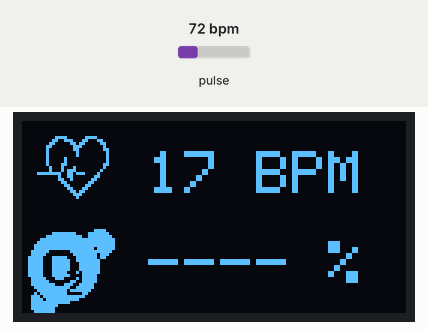
This sketch was run on a simulated ESP32. On the bench: 128×64 one-colour display. The inputs (shaded band) are chosen by the test bench; at power-on: pulse 72 bpm. WiFi joins after 1.5 s; servers stay silent unless stated; the display library's start-up logo is not drawn; uploads are accepted with an empty reply; no MQTT or app messages arrive unless stated; what the sketch prints to the serial monitor is not drawn.

Above: at 5.8 s.
5.9 s: pulse set to 130 bpm
At 6.68 s:
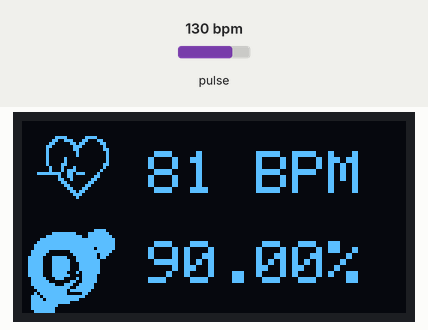
7.9 s: pulse set to 42 bpm
At 10.5 s:
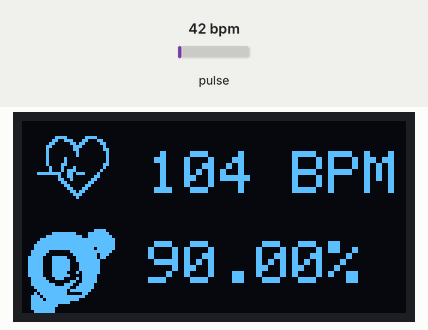
10.8 s: pulse set to 70 bpm
At 12.6 s:
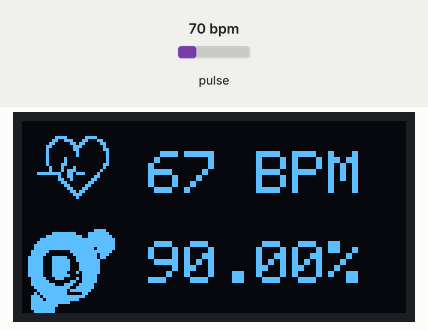
Timing chart, 0 to 14.1 s (numbered marks = the images above; inputs shaded):
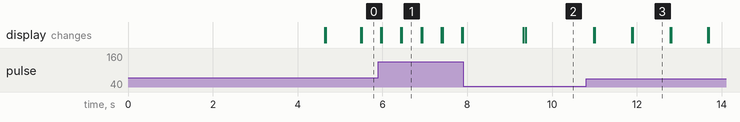

The sketch:

oleddis-max30102-aws.ino
```cpp
//https://youtu.be/ghTtpUTSc4o
//安裝程式庫及版本:1.Adafruit SSD1306(2.4.6版)、2.Adafruit GFX(1.10.12版)、3.MAX30105(不限)、4.ESP32Servo(不限版本)
//connect to aws
#include "SecretsCFIOT.h"
#include <WiFiClientSecure.h>
#include <PubSubClient.h>
#include "WiFi.h"
#include <ArduinoJson.h>

//http communication protocol
#include <HTTPClient.h>
#include <Adafruit_GFX.h>    //OLED libraries
#include <Adafruit_SSD1306.h> //OLED libraries
#include "MAX30105.h"           //MAX3010x library
#include "heartRate.h"          //Heart rate calculating algorithm
MAX30105 particleSensor;

// access to http server @aws_ec2_seni
const char* serverAddress = "http://34.205.206.137/esp32max30102/insert_data.php";

//connect to aws
WiFiClientSecure net = WiFiClientSecure();
PubSubClient client(net);
#define AWS_IOT_PUBLISH_TOPIC   "esp32/pub"
#define AWS_IOT_SUBSCRIBE_TOPIC "esp32/sub"

//計算心跳用變數
const byte RATE_SIZE = 4; //多少平均數量
byte rates[RATE_SIZE]; //心跳陣列
byte rateSpot = 0;
long lastBeat = 0; //Time at which the last beat occurred
float beatsPerMinute;
int beatAvg;

//計算血氧用變數
double avered = 0;
double aveir = 0;
double sumirrms = 0;
double sumredrms = 0;

double SpO2 = 0;
double ESpO2 = 90.0;//初始值
double FSpO2 = 0.7; //filter factor for estimated SpO2
double frate = 0.95; //low pass filter for IR/red LED value to eliminate AC component
int i = 0;
int Num = 30;//取樣30次才計算1次
#define FINGER_ON 7000    //紅外線最小量（判斷手指有沒有上）
#define MINIMUM_SPO2 90.0 //血氧最小量

//OLED設定
#define SCREEN_WIDTH 128 //OLED寬度
#define SCREEN_HEIGHT 64 //OLED高度
#define OLED_RESET    -1 //Reset pin
Adafruit_SSD1306 display(SCREEN_WIDTH, SCREEN_HEIGHT, &Wire, OLED_RESET); //Declaring the display name (display)

//心跳小圖
static const unsigned char PROGMEM logo2_bmp[] =
{ 0x03, 0xC0, 0xF0, 0x06, 0x71, 0x8C, 0x0C, 0x1B, 0x06, 0x18, 0x0E, 0x02, 0x10, 0x0C, 0x03, 0x10,
  0x04, 0x01, 0x10, 0x04, 0x01, 0x10, 0x40, 0x01, 0x10, 0x40, 0x01, 0x10, 0xC0, 0x03, 0x08, 0x88,
  0x02, 0x08, 0xB8, 0x04, 0xFF, 0x37, 0x08, 0x01, 0x30, 0x18, 0x01, 0x90, 0x30, 0x00, 0xC0, 0x60,
  0x00, 0x60, 0xC0, 0x00, 0x31, 0x80, 0x00, 0x1B, 0x00, 0x00, 0x0E, 0x00, 0x00, 0x04, 0x00,
};
//心跳大圖
static const unsigned char PROGMEM logo3_bmp[] =
{ 0x01, 0xF0, 0x0F, 0x80, 0x06, 0x1C, 0x38, 0x60, 0x18, 0x06, 0x60, 0x18, 0x10, 0x01, 0x80, 0x08,
  0x20, 0x01, 0x80, 0x04, 0x40, 0x00, 0x00, 0x02, 0x40, 0x00, 0x00, 0x02, 0xC0, 0x00, 0x08, 0x03,
  0x80, 0x00, 0x08, 0x01, 0x80, 0x00, 0x18, 0x01, 0x80, 0x00, 0x1C, 0x01, 0x80, 0x00, 0x14, 0x00,
  0x80, 0x00, 0x14, 0x00, 0x80, 0x00, 0x14, 0x00, 0x40, 0x10, 0x12, 0x00, 0x40, 0x10, 0x12, 0x00,
  0x7E, 0x1F, 0x23, 0xFE, 0x03, 0x31, 0xA0, 0x04, 0x01, 0xA0, 0xA0, 0x0C, 0x00, 0xA0, 0xA0, 0x08,
  0x00, 0x60, 0xE0, 0x10, 0x00, 0x20, 0x60, 0x20, 0x06, 0x00, 0x40, 0x60, 0x03, 0x00, 0x40, 0xC0,
  0x01, 0x80, 0x01, 0x80, 0x00, 0xC0, 0x03, 0x00, 0x00, 0x60, 0x06, 0x00, 0x00, 0x30, 0x0C, 0x00,
  0x00, 0x08, 0x10, 0x00, 0x00, 0x06, 0x60, 0x00, 0x00, 0x03, 0xC0, 0x00, 0x00, 0x01, 0x80, 0x00
};
//氧氣圖示
static const unsigned char PROGMEM O2_bmp[] = {
  0x00, 0x00, 0x00, 0x00, 0x00, 0x00, 0x00, 0xf0, 0x00, 0x3f, 0xc3, 0xf8, 0x00, 0xff, 0xf3, 0xfc,
  0x03, 0xff, 0xff, 0xfe, 0x07, 0xff, 0xff, 0xfe, 0x0f, 0xff, 0xff, 0xfe, 0x0f, 0xff, 0xff, 0x7e,
  0x1f, 0x80, 0xff, 0xfc, 0x1f, 0x00, 0x7f, 0xb8, 0x3e, 0x3e, 0x3f, 0xb0, 0x3e, 0x3f, 0x3f, 0xc0,
  0x3e, 0x3f, 0x1f, 0xc0, 0x3e, 0x3f, 0x1f, 0xc0, 0x3e, 0x3f, 0x1f, 0xc0, 0x3e, 0x3e, 0x2f, 0xc0,
  0x3e, 0x3f, 0x0f, 0x80, 0x1f, 0x1c, 0x2f, 0x80, 0x1f, 0x80, 0xcf, 0x80, 0x1f, 0xe3, 0x9f, 0x00,
  0x0f, 0xff, 0x3f, 0x00, 0x07, 0xfe, 0xfe, 0x00, 0x0b, 0xfe, 0x0c, 0x00, 0x1d, 0xff, 0xf8, 0x00,
  0x1e, 0xff, 0xe0, 0x00, 0x1f, 0xff, 0x00, 0x00, 0x1f, 0xf0, 0x00, 0x00, 0x1f, 0xe0, 0x00, 0x00,
  0x0f, 0xe0, 0x00, 0x00, 0x07, 0x80, 0x00, 0x00, 0x00, 0x00, 0x00, 0x00, 0x00, 0x00, 0x00, 0x00
};

//connect to aws
void connectAWS()
{
  WiFi.mode(WIFI_STA);
  WiFi.begin(WIFI_SSID, WIFI_PASSWORD);

  Serial.println("Connecting to Wi-Fi");

  while (WiFi.status() != WL_CONNECTED)
  {
    delay(500);
    Serial.print(".");
  }

  // Configure WiFiClientSecure to use the AWS IoT device credentials
  net.setCACert(AWS_CERT_CA);
  net.setCertificate(AWS_CERT_CRT);
  net.setPrivateKey(AWS_CERT_PRIVATE);

  // Connect to the MQTT broker on the AWS endpoint we defined earlier
  client.setServer(AWS_IOT_ENDPOINT, 8883);

  // Create a message handler
  client.setCallback(messageHandler);

  Serial.println("Connecting to AWS IOT");

  while (!client.connect(THINGNAME))
  {
    Serial.print(".");
    delay(100);
  }

  if (!client.connected())
  {
    Serial.println("AWS IoT Timeout!");
    return;
  }

  // Subscribe to a topic
  client.subscribe(AWS_IOT_SUBSCRIBE_TOPIC);

  Serial.println("AWS IoT Connected!");
}

int dataState = LOW;  // ledState used to set the LED

// Generally, you should use "unsigned long" for variables that hold time
// The value will quickly become too large for an int to store
unsigned long previousMillis = 0;  // will store last time LED was updated

// constants won't change:
const long interval = 200;  // interval at which to blink (milliseconds)

// void publishMessage()
// {
//   Serial.print("On this part");
//   StaticJsonDocument<200> doc;
//   unsigned long myTime = millis();
//   doc["beat"] = beatAvg;
//   doc["o2"] = ESpO2;
//   doc["t"] = myTime;
//   char jsonBuffer[512];
//   serializeJson(doc, jsonBuffer); // print to client


//   delay(1000);
//   client.publish(AWS_IOT_PUBLISH_TOPIC, jsonBuffer);
// }

void messageHandler(char* topic, byte* payload, unsigned int length)
{
  Serial.print("incoming: ");
  Serial.println(topic);

  StaticJsonDocument<200> doc;
  deserializeJson(doc, payload);
  const char* message = doc["message"];
  Serial.println(message);
}

int Tonepin = 4; //蜂鳴器腳位

void setup() {
  Serial.begin(115200);
  // connectAWS();
  Serial.println("System Start");
  display.begin(SSD1306_SWITCHCAPVCC, 0x3C); //Start the OLED display
  display.display();
  delay(3000);
  //檢查
  if (!particleSensor.begin(Wire, I2C_SPEED_FAST)) //Use default I2C port, 400kHz speed
  {
    Serial.println("找不到MAX30102");
    while (1);
  }
  //以下選項可自行調整
  byte ledBrightness = 0x7F; //亮度建議=127, Options: 0=Off to 255=50mA
  byte sampleAverage = 4; //Options: 1, 2, 4, 8, 16, 32
  byte ledMode = 2; //Options: 1 = Red only(心跳), 2 = Red + IR(血氧)
  int sampleRate = 800; //Options: 50, 100, 200, 400, 800, 1000, 1600, 3200
  int pulseWidth = 215; //Options: 69, 118, 215, 411
  int adcRange = 16384; //Options: 2048, 4096, 8192, 16384
  // Set up the wanted parameters
  particleSensor.setup(ledBrightness, sampleAverage, ledMode, sampleRate, pulseWidth, adcRange); //Configure sensor with these settings
  particleSensor.enableDIETEMPRDY();

  particleSensor.setPulseAmplitudeRed(0x0A); //Turn Red LED to low to indicate sensor is running
  particleSensor.setPulseAmplitudeGreen(0); //Turn off Green LED
  connectAWS();
}

void loop() {
  unsigned long currentMillis = millis();

  long irValue = particleSensor.getIR();    //Reading the IR value it will permit us to know if there's a finger on the sensor or not
  //是否有放手指

    // Create an HTTPClient object
  HTTPClient http;

  // Specify the server address and the content type
  http.begin(serverAddress);
  http.addHeader("Content-Type", "application/x-www-form-urlencoded");

  if (irValue > FINGER_ON ) {
    //檢查是否有心跳，測量心跳
    if (checkForBeat(irValue) == true) {
      //心跳動畫
      display.clearDisplay();//清除螢幕
      display.drawBitmap(0, 0, logo3_bmp, 32, 32, WHITE);//顯示大的心跳圖示
      display.setTextSize(2);//設定文字大小
      display.setTextColor(WHITE);//文字顏色
      display.setCursor(42, 10);//設定游標位置
      //display.print(beatAvg); display.println(" BPM");//顯示心跳數值
      display.drawBitmap(0, 35, O2_bmp, 32, 32, WHITE);//顯示氧氣圖示
      display.setCursor(42, 40);//設定游標位置
      //顯示血氧數值
      if (beatAvg > 30) display.print(String(ESpO2) + "%");
      else display.print("---- %" );
      display.display();//顯示螢幕
      //tone(Tonepin, 1000);//發出聲音
      //delay(10);
      //noTone(Tonepin);//停止聲音
      //Serial.print("Bpm="); Serial.println(beatAvg);//將心跳顯示到序列
      long delta = millis() - lastBeat;//計算心跳差
      lastBeat = millis();
      beatsPerMinute = 60 / (delta / 1000.0);//計算平均心跳
      if (beatsPerMinute < 255 && beatsPerMinute > 20) {
        //心跳必須再20-255之間
        rates[rateSpot++] = (byte)beatsPerMinute; //儲存心跳數值陣列
        rateSpot %= RATE_SIZE;
        beatAvg = 0;//計算平均值
        for (byte x = 0 ; x < RATE_SIZE ; x++) beatAvg += rates[x];
        beatAvg /= RATE_SIZE;
      }
    }

    //測量血氧
    uint32_t ir, red ;
    double fred, fir;
    particleSensor.check(); //Check the sensor, read up to 3 samples
    if (particleSensor.available()) {
      i++;
      ir = particleSensor.getFIFOIR(); //讀取紅外線
      red = particleSensor.getFIFORed(); //讀取紅光
      //Serial.println("red=" + String(red) + ",IR=" + String(ir) + ",i=" + String(i));
      fir = (double)ir;//轉double
      fred = (double)red;//轉double
      aveir = aveir * frate + (double)ir * (1.0 - frate); //average IR level by low pass filter
      avered = avered * frate + (double)red * (1.0 - frate);//average red level by low pass filter
      sumirrms += (fir - aveir) * (fir - aveir);//square sum of alternate component of IR level
      sumredrms += (fred - avered) * (fred - avered); //square sum of alternate component of red level

      if ((i % Num) == 0) {
        double R = (sqrt(sumirrms) / aveir) / (sqrt(sumredrms) / avered);
        SpO2 = -23.3 * (R - 0.4) + 100;
        ESpO2 = FSpO2 * ESpO2 + (1.0 - FSpO2) * SpO2;//low pass filter
        if (ESpO2 <= MINIMUM_SPO2) ESpO2 = MINIMUM_SPO2; //indicator for finger detached
        if (ESpO2 > 100) ESpO2 = 99.9;
        //Serial.print(",SPO2="); Serial.println(ESpO2);
        sumredrms = 0.0; sumirrms = 0.0; SpO2 = 0;
        i = 0;
      }
      particleSensor.nextSample(); //We're finished with this sample so move to next sample
    }

    //將數據顯示到序列
    Serial.print("Bpm:" + String(beatAvg));
    //顯示血氧數值，避免誤測，規定心跳超過30才能顯示血氧
    if (beatAvg > 30)  Serial.println(",SPO2:" + String(ESpO2));
    else Serial.println(",SPO2:" + String(ESpO2));

    //將數據顯示到OLED顯示器
    display.clearDisplay();//清除螢幕
    display.drawBitmap(5, 5, logo2_bmp, 24, 21, WHITE);//顯示小的心跳圖示
    display.setTextSize(2);//設定文字大小
    display.setTextColor(WHITE);//文字顏色
    display.setCursor(42, 10);//設定游標位置
    display.print(beatAvg); display.println(" BPM");//顯示心跳數值
    display.drawBitmap(0, 35, O2_bmp, 32, 32, WHITE);//顯示氧氣圖示
    display.setCursor(42, 40);//設定游標位置
    //顯示血氧數值，避免誤測，規定心跳超過30才能顯示血氧
    if (beatAvg > 30) display.print(String(ESpO2) + "%");
    else display.print("---- %" );
    display.display();//顯示螢幕
    // Serial.print("On this part");
    StaticJsonDocument<200> doc;
    unsigned long myTime = millis();
    doc["beat"] = beatAvg;
    doc["o2"] = ESpO2;
    doc["t"] = myTime;
    char jsonBuffer[512];
    serializeJson(doc, jsonBuffer); // print to client
    if (beatAvg > 60){
      if (currentMillis - previousMillis >= interval) {
      previousMillis = currentMillis;

      // if the LED is off turn it on and vice-versa:
        if (dataState == LOW) {
          dataState = HIGH;
        } else {
          dataState = LOW;
          Serial.println("Sending the data");
          client.publish(AWS_IOT_PUBLISH_TOPIC, jsonBuffer);String postData = "beat=" + String(beatAvg) + "&espo2=" + String(ESpO2) + "&time=" + String(myTime);
      // Send the POST request
          int httpResponseCode = http.POST(postData);
        }
      }
    }
  }
    // publishMessage(); //connect to aws

  //沒偵測到手指，清除所有數據及螢幕內容顯示"Finger Please"
  else {
    //清除心跳數據
    for (byte rx = 0 ; rx < RATE_SIZE ; rx++) rates[rx] = 0;
    beatAvg = 0; rateSpot = 0; lastBeat = 0;
    //清除血氧數據
    avered = 0; aveir = 0; sumirrms = 0; sumredrms = 0;
    SpO2 = 0; ESpO2 = 90.0;
    //顯示Finger Please
    display.clearDisplay();
    display.setTextSize(2);
    display.setTextColor(WHITE);
    display.setCursor(30, 5);
    display.println("Finger");
    display.setCursor(30, 35);
    display.println("Please");
    display.display();
    //noTone(Tonepin);
  }
}
```

SecretsCFIOT.h
```cpp
#include <pgmspace.h>
#define THINGNAME "esp32_max30102"

const char WIFI_SSID[]="M2 Luthfan";
const char WIFI_PASSWORD[] ="nisanisa";
const char AWS_IOT_ENDPOINT[]="a3a7fbe86rab8w-ats.iot.us-east-1.amazonaws.com";

// Amazon Root CA 1
static const char AWS_CERT_CA[] PROGMEM = R"EOF(
-----BEGIN CERTIFICATE-----
MIIDQTCCAimgAwIBAgITBmyfz5m/jAo54vB4ikPmljZbyjANBgkqhkiG9w0BAQsF
ADA5MQswCQYDVQQGEwJVUzEPMA0GA1UEChMGQW1hem9uMRkwFwYDVQQDExBBbWF6
b24gUm9vdCBDQSAxMB4XDTE1MDUyNjAwMDAwMFoXDTM4MDExNzAwMDAwMFowOTEL
MAkGA1UEBhMCVVMxDzANBgNVBAoTBkFtYXpvbjEZMBcGA1UEAxMQQW1hem9uIFJv
b3QgQ0EgMTCCASIwDQYJKoZIhvcNAQEBBQADggEPADCCAQoCggEBALJ4gHHKeNXj
ca9HgFB0fW7Y14h29Jlo91ghYPl0hAEvrAIthtOgQ3pOsqTQNroBvo3bSMgHFzZM
9O6II8c+6zf1tRn4SWiw3te5djgdYZ6k/oI2peVKVuRF4fn9tBb6dNqcmzU5L/qw
IFAGbHrQgLKm+a/sRxmPUDgH3KKHOVj4utWp+UhnMJbulHheb4mjUcAwhmahRWa6
VOujw5H5SNz/0egwLX0tdHA114gk957EWW67c4cX8jJGKLhD+rcdqsq08p8kDi1L
93FcXmn/6pUCyziKrlA4b9v7LWIbxcceVOF34GfID5yHI9Y/QCB/IIDEgEw+OyQm
jgSubJrIqg0CAwEAAaNCMEAwDwYDVR0TAQH/BAUwAwEB/zAOBgNVHQ8BAf8EBAMC
AYYwHQYDVR0OBBYEFIQYzIU07LwMlJQuCFmcx7IQTgoIMA0GCSqGSIb3DQEBCwUA
A4IBAQCY8jdaQZChGsV2USggNiMOruYou6r4lK5IpDB/G/wkjUu0yKGX9rbxenDI
U5PMCCjjmCXPI6T53iHTfIUJrU6adTrCC2qJeHZERxhlbI1Bjjt/msv0tadQ1wUs
N+gDS63pYaACbvXy8MWy7Vu33PqUXHeeE6V/Uq2V8viTO96LXFvKWlJbYK8U90vv
o/ufQJVtMVT8QtPHRh8jrdkPSHCa2XV4cdFyQzR1bldZwgJcJmApzyMZFo6IQ6XU
5MsI+yMRQ+hDKXJioaldXgjUkK642M4UwtBV8ob2xJNDd2ZhwLnoQdeXeGADbkpy
rqXRfboQnoZsG4q5WTP468SQvvG5
-----END CERTIFICATE-----
)EOF";

// Device Certificate
static const char AWS_CERT_CRT[] PROGMEM = R"KEY(
-----BEGIN CERTIFICATE-----
MIIDWTCCAkGgAwIBAgIUa9ZcGM/qdNfmWrnZjfl/+HCLY7AwDQYJKoZIhvcNAQEL
BQAwTTFLMEkGA1UECwxCQW1hem9uIFdlYiBTZXJ2aWNlcyBPPUFtYXpvbi5jb20g
SW5jLiBMPVNlYXR0bGUgU1Q9V2FzaGluZ3RvbiBDPVVTMB4XDTI0MDUyMjEzMzA0
M1oXDTQ5MTIzMTIzNTk1OVowHjEcMBoGA1UEAwwTQVdTIElvVCBDZXJ0aWZpY2F0
ZTCCASIwDQYJKoZIhvcNAQEBBQADggEPADCCAQoCggEBAMntPPl4MLZ68ZrZvA+7
1iijY7uokcausgrpAJMi+Nk7CCN7XsCV2dFQq7P1TwIzWDGaKAC4nhilu3juRxbA
cowtdIA3boNzQoHL8g+AgmwSpw76EZXskpjNzzKvy6Ih8qGu41oWcxnfocQn4FC6
W0i5464b5cOouoxojVFkaYjPbec+wJtmWOXWelmbiC44wGzvJhNYtNBLKRmuHhW0
OvLg18SjVBRrCF540E+1NmMtV0ouSRk6vbkEsghJ7HL2eW4hqKOdRRqFBer0bgw8
dQowpQFbjxWc2XnJr5Hsg87QCOVElH5M1CbPAZ57Wi2OB6RsROlrCn0Z8dgFJxay
6VMCAwEAAaNgMF4wHwYDVR0jBBgwFoAUFiVyPBDxzkROiqol8uOCz/q34x0wHQYD
VR0OBBYEFNsByjtAc1SOrbmnJROVDayU12iTMAwGA1UdEwEB/wQCMAAwDgYDVR0P
AQH/BAQDAgeAMA0GCSqGSIb3DQEBCwUAA4IBAQBWu52/d20NvE38uSZruOhsD4KC
a2qeBFhmKH27qtwel0PPYMr0dvgg2TikrDErwTnCtVkiHbrI59aNoF6WDyMva5ik
UcIpCYTJ0Rodxz00GQCCH9W8Y6i1lTl8k9h3dwnuSezo6cFE4Ri+c74+0yTbKxMj
FfuGqNfaGczY0iPwdqr9VAOrRhPCrtUogVmOwJr4EEbMSUMAmpDiiYKxA8A6+PEN
fCWS0bykj0TxPa8RJI4pvXar78f6sQLwzK2NLPv8rgKhV50vpBO5hg0+WDkmRGBp
NNsnCHUcVlRuKHL88WfaAisr7jQRPJAZqS/vl04bfsDakKot3fzVaZxe/DZz
-----END CERTIFICATE-----
)KEY";

// Device Private Key
static const char AWS_CERT_PRIVATE[] PROGMEM = R"KEY(
-----BEGIN RSA PRIVATE KEY-----
MIIEogIBAAKCAQEAye08+Xgwtnrxmtm8D7vWKKNju6iRxq6yCukAkyL42TsII3te
wJXZ0VCrs/VPAjNYMZooALieGKW7eO5HFsByjC10gDdug3NCgcvyD4CCbBKnDvoR
leySmM3PMq/LoiHyoa7jWhZzGd+hxCfgULpbSLnjrhvlw6i6jGiNUWRpiM9t5z7A
m2ZY5dZ6WZuILjjAbO8mE1i00EspGa4eFbQ68uDXxKNUFGsIXnjQT7U2Yy1XSi5J
GTq9uQSyCEnscvZ5biGoo51FGoUF6vRuDDx1CjClAVuPFZzZecmvkeyDztAI5USU
fkzUJs8BnntaLY4HpGxE6WsKfRnx2AUnFrLpUwIDAQABAoIBABXz8d4ZYApmwV+Z
bmWzgSv3337ma7rTAU5IWKSmd7F+Rns9DWcYo46rG4+8CrPtixgRb2nsqFt7oS8b
kKT7lTiCNJk/7YbjAAcGejGPQh6nxHvPWhwXlTSBo5YaIKRm1m8XiWYg7LCSbI7b
2vpL2GLGuucR51/nNyjOsRZ5OTQDT7l1QaJyhpuCxU7EnSeXcnZKoePHl+O12HOE
LSgRfaCnX6MyolzH2L4fMmOjE+/EcJrS2fJ+9N98rQHMPKqti/RzD8a9uz7oF3Ml
AjGH8SkXIFV1GI7v/6bKOCVU7D1vMvwo45uN97bXdIdVsKWBwFrQohx2nQdtYYly
OmgljLkCgYEA5oNzhUaoH08ku4FdA2DvuEcbXIPFiIEiBhVdcwG5DtMXUmkDiycx
ZryTn5CXNsXakUF2H0xgBD8GGBzA8D5k4WKDqtVzagpv9nWo6InuTK7eDv/f+AnU
A6KTX1emDJ7RbceD07aaLtnep2nUjVjuRD7UjiI4r2gUlInvpSl+cAUCgYEA4ECn
utIYsbyWMZ8CxS5GMQJlp+psj3bxzI6DvH7G+i0wYKcswN0Ml65URF7FxSmLPewj
h6LtgKfSPwAmabj2Y+lNt1FuzjaD2uuYb2SM8ClMSHLBCrPztuBzZXpxhl96Xn1d
4e1nSox064yixtK9zjowmRi7OxEymfX043ZsK3cCgYBdZgGWjKxuEyk0+BNx3QME
TXtent2Yk4nvoRR+FsKeqRUYBQi0hyrTD7FYw8MhJEWM+VMdF1sIHWkgt/XM4dsK
H1puC5J58sSuvbm0jr6JP4kl1rMu0vyehG7mAKN9FZSRwHc/fws11H0MpCrFIrVX
3YVOGbuSBr/f94usBgX+6QKBgG8g+z3EccJaf1+Vugy28sfEtVWyARxTSF4jXbsi
ZD6D+E5dafslT+E23cGH6Z/cB4mnJLBJmELCZ5ka3O5VX5yBeCbZLvz33P229LJ2
9LTq8keQvoMsTCEbN3RZajq5w+1hWQ3l1OMHmcVEy0GWG8M/6OdlbxtFWXscfL/f
5pjfAoGAb/WtQ83dS0CwLbdCbP3w04HNeQwveJFBELIglPkhFlFgfB+3r13UDPyG
i2ZUUvnEavWe0YnWqgmQCkQ8JiVOzk+/dOye6ccX4gAFfYK7tqXoI3WtRRS9UJSq
DHXeeKAr1dGx2iy+wgkeh7dfFHCusMrhBXNQ5v9alqNLz7BCtPs=
-----END RSA PRIVATE KEY-----
)KEY";
```

Measured:
- what the display in image 1 shows lasts 0.4 s, from 6.5 s to 6.9 s
- what the display in image 3 shows lasts 0.9 s, from 11.9 s to 12.8 s
